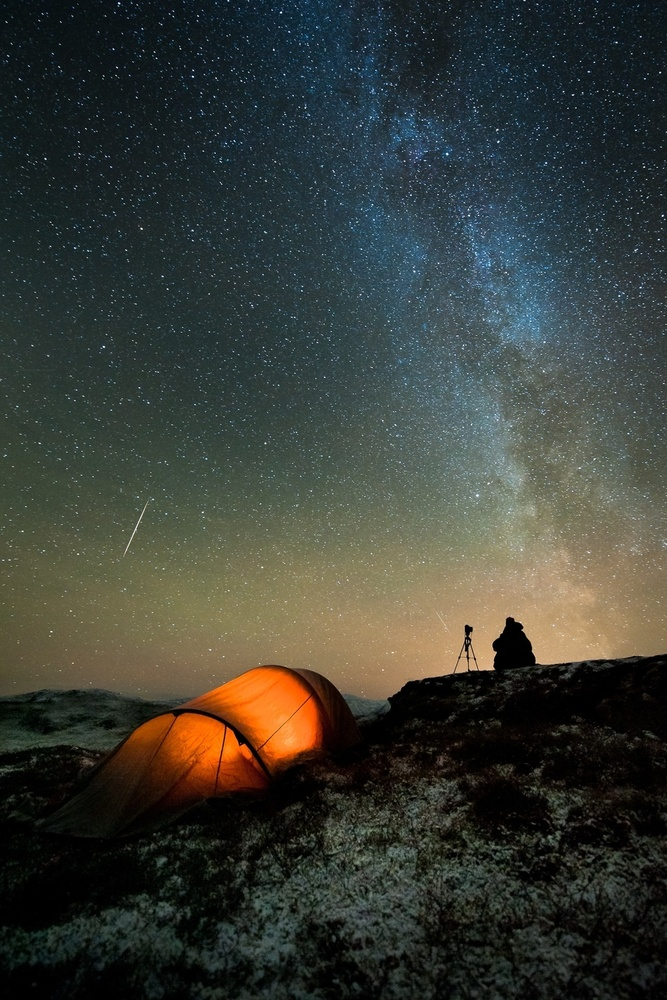
#> input picture opencv-track-master/image.jpg, 667 x 1000 px, shrunk from 990 x 1485 before the run
$ python horizontal_image.py
#> lines starting #> are read from the running program, lines starting #| are printed output that depends on the picture
import cv2
import numpy as np

img = cv2.imread('../image.jpg')
#> img is the input picture: shape (1000, 667, 3); mean B, G, R 53.4, 60.3, 56.8
rows, cols = img.shape[:2]
#> rows = 1000; cols = 667

"""
We are defining control points.
We just need three points to get the affine transformation matrix
We want the three points in src_points to be mapped to the corresponding points
in dst_points.
Here horizontally flipping an image
"""

src_points = np.float32([[0, 0], [cols-1, 0], [0, rows-1]])
#> src_points = [[0, 0], [666, 0], [0, 999]]
dst_points = np.float32(
    [[cols-1, 0], [0, 0], [cols-1, rows-1]])
#> dst_points = [[666, 0], [0, 0], [666, 999]]

affine_matrix = cv2.getAffineTransform(src_points, dst_points)
#> affine_matrix = [[-1, 0, 666], [0, 1, 0]]
img_output = cv2.warpAffine(img, affine_matrix, (cols, rows))
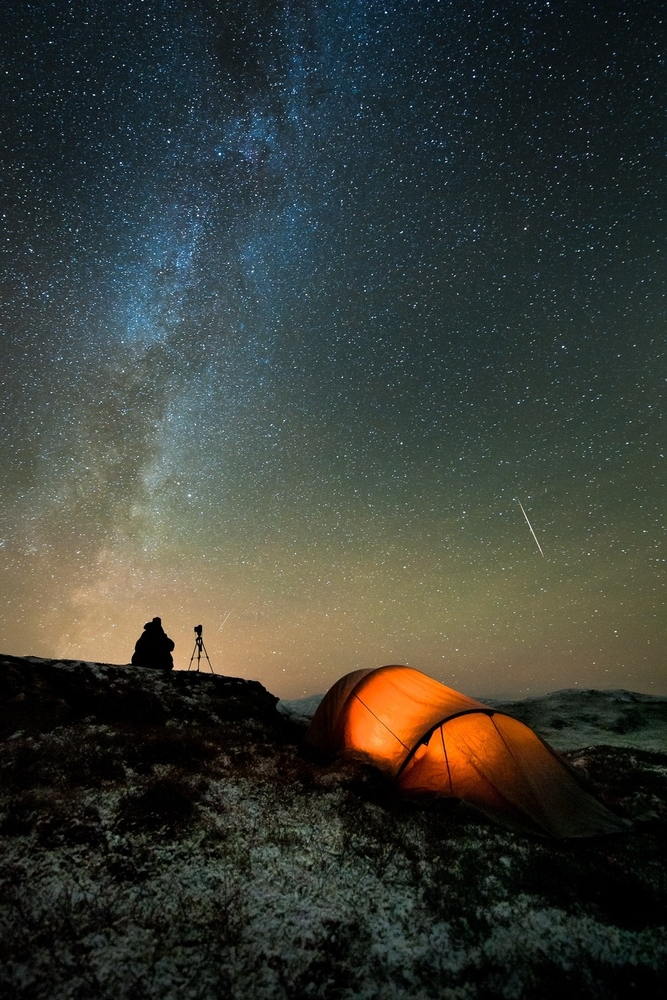
#> img_output: shape (1000, 667, 3); mean B, G, R 53.4, 60.3, 56.8

cv2.imshow('Input', img)
cv2.imshow('Output', img_output)
cv2.waitKey()

$ run again, with opencv-track-master/tree.jpg copied over opencv-track-master/image.jpg
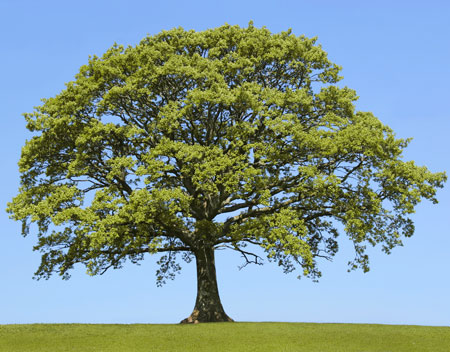
#> input picture opencv-track-master/tree.jpg, 450 x 352 px
#> img is the input picture: shape (352, 450, 3); mean B, G, R 146.2, 150.8, 128.7
#> `img_output = cv2.warpAffine(img, affine_matrix, (cols, rows))`:
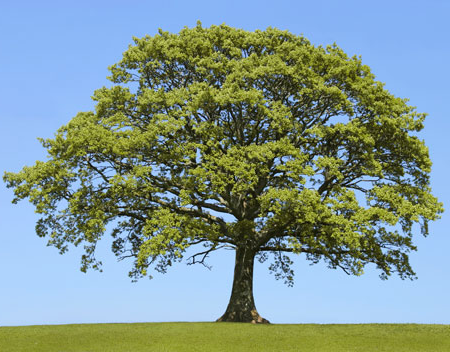
#> img_output: shape (352, 450, 3); mean B, G, R 146.2, 150.8, 128.7
